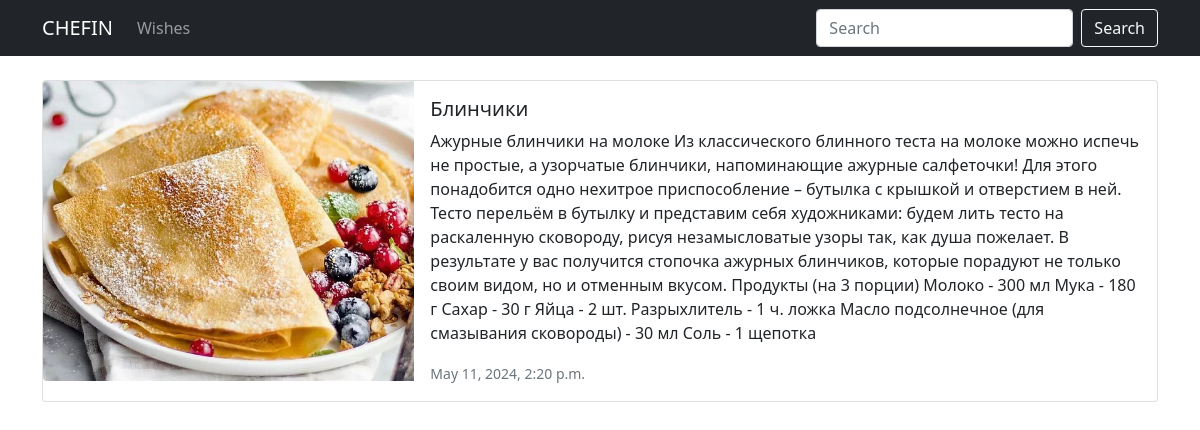
The app's page /recipe/7 with its own data.
### recipe/models.py (models this page shows, shortened)
class Recipe(models.Model):
    title = models.CharField(max_length=75)
    text = models.TextField()
    image = models.ImageField(upload_to='recipe/')
    created_date = models.DateTimeField(default=timezone.now)

### recipe/views.py (the view)
# urls.py: path('recipe/<int:pk>', views.RecipeDetailView.as_view(), name="recipes-detail"),
class RecipeDetailView(DetailView):
  model = Recipe
  template_name = 'recipes/recipe_detail.html'
  context_object_name = 'object'

### templates/recipes/recipe_detail.html
{% extends 'recipes/base.html' %}
{% block content %}
<div class="card mb-3" style="max-width: 100%;">
  <div class="row g-0">
    <div class="col-md-4">
      <img src="{{ object.image.url }}" class="img-fluid rounded-start" alt="{{ object.title }}" style="height: 300px; object-fit: cover;">
    </div>
    <div class="col-md-8">
      <div class="card-body">
        <h5 class="card-title">{{ object.title|title }}</h5>
        <p class="card-text">{{ object.text }}</p>
        <p class="card-text">
          <small class="text-muted">{{ object.created_date }}</small>
        </p>
      </div>
    </div>
  </div>
</div>
{% endblock %}

### records on screen
Recipe: image (picture), title "Блинчики", text "Ажурные блинчики на молоке Из классического блинного теста на молоке можно испечь не простые, а узорчатые блинчики, напоминающие ажурные салфеточки! Для этого понадобится одно нехитрое приспособление – бутылка с крышкой и отверстием в ней. Тесто перельём в бутылку и представим себя художниками: будем лить тесто на раскаленную сковороду, рисуя незамысловатые узоры так, как душа пожелает. В результате у вас получится стопочка ажурных блинчиков, которые порадуют не только своим видом, но и отменным вкусом. Продукты (на 3 порции) Молоко - 300 мл Мука - 180 г Сахар - 30 г Яйца - 2 шт. Разрыхлитель - 1 ч. ложка Масло подсолнечное (для смазывания сковороды) - 30 мл Соль - 1 щепотка", created_date "May 11, 2024, 2:20 p.m."
